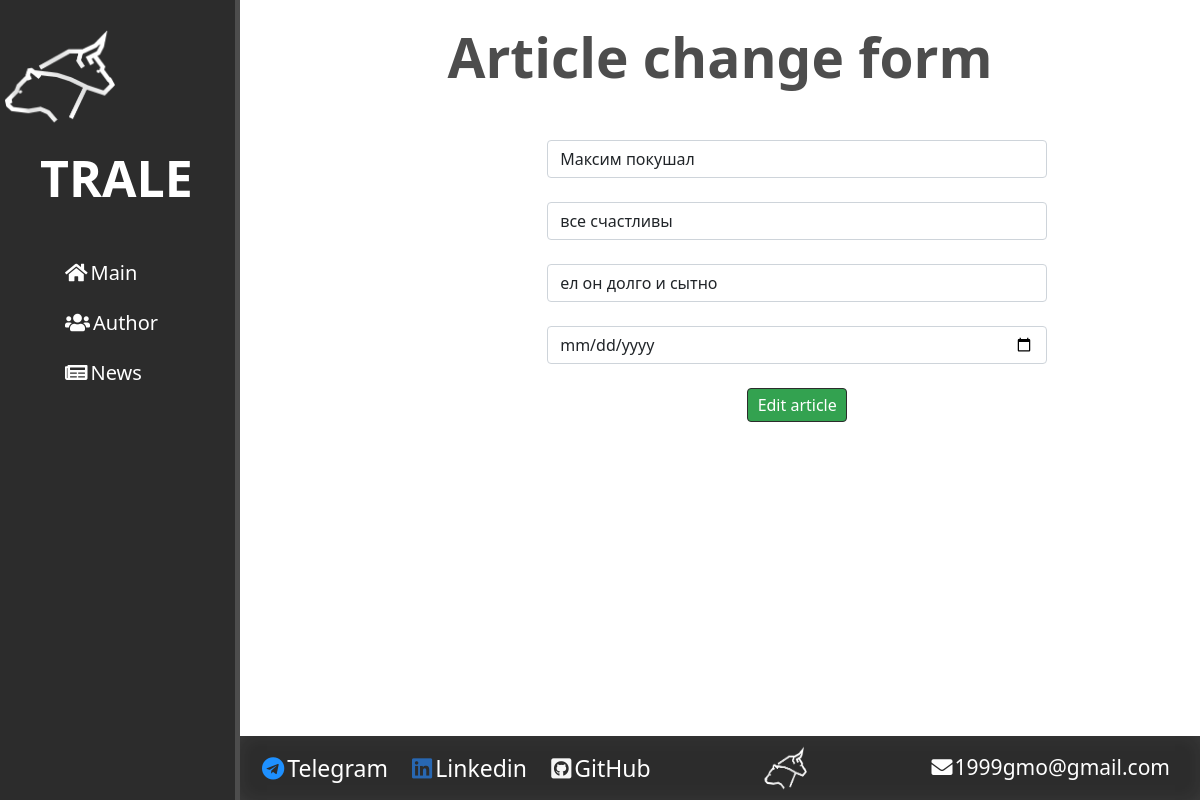
The page /news/10/update on the database its author committed.
### news/models.py (models this page shows, shortened)
class Articles(models.Model):
    title = models.CharField('Article', max_length=50)
    anons = models.CharField('Аnnouncement', max_length=250)
    full_text = models.TextField('Content')
    date = models.DateTimeField('Date of publication')
    class Meta:
        verbose_name = 'News'
        verbose_name_plural = 'News'

### news/views.py (the view)
# urls.py: path('<int:pk>/update', views.NewsUpdateView.as_view(), name='news-update'),
class NewsUpdateView(UpdateView):
    model = Articles  # сама модель
    template_name = 'news/news_update.html'
    form_class = ArticlesForm  # указываем какой класс будет использоваться для отображения формы(в самом классе

### news/forms.py
class ArticlesForm(ModelForm):  # Создание формы и подсоединение её к таблице
    class Meta:
        model = Articles  # Название таблицы
        fields = ['title', 'anons', 'full_text', 'date']  # Поля таблицы
        widgets = {
            'title': TextInput(attrs={
                'class': 'form-control',
                'placeholder': 'Article title'
            }),
            'anons': TextInput(attrs={
                'class': 'form-control',
                'placeholder': 'Article announcement'
            }),
            'date': DateTimeInput(attrs={
                'type': 'date',
                'class': 'form-control',
                'placeholder': 'Date of publication'
            }),
            'full_text': TextInput(attrs={
                'class': 'form-control',
                'placeholder': 'Article text'
            }),
        }

### news/templates/news/news_update.html (shortened to what this page needs)
{% extends 'main/layout.html'%}
{% block content %}
    <div class="features">
        <h1>Article change form</h1>
        <form  method="post">
            {{ form.title }}<br>
            {{ form.anons }}<br>
            {{ form.full_text }}<br>
            {{ form.date }}<br>
            <button class="btn-success" type="submit">Edit article</button>
        </form>
    </div>
{% endblock %}

### main/static/main/css/main.css (style rules this page uses)
body { background: #ffffff; }
main .features, main .shadowbox { color: #4d4d4d; text-align: center; }
main .features h1, .shadowbox h1 { font-size: 55px; font-weight: bold; margin-top: 3vh; }
main .btn-success { background-color: #33a250; color: #ffffff; padding: 4px 0; border-radius: 4px; display: inline-block; width: 100px; border: 1px solid #2c2c2c; transition: transform .3s ease; }
.shadowbox, .features { min-height: 89vh; }
form { margin-left: 32%; width: 500px; margin-top: 50px; }

### rows shown on the page
Articles: title "Максим покушал", anons "все счастливы", full_text "ел он долго и сытно"
